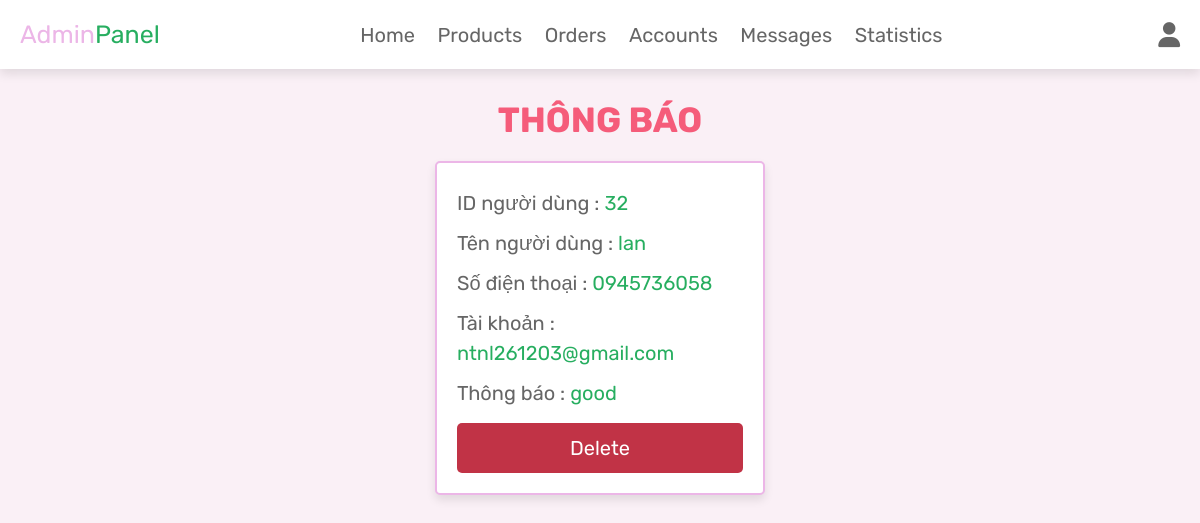
Page /admin_contacts.php (signed in) on the committed database.
### tables this page shows
CREATE TABLE `message` (
  `id` int(100) NOT NULL,
  `user_id` int(100) NOT NULL,
  `name` varchar(100) NOT NULL,
  `email` varchar(100) NOT NULL,
  `number` varchar(12) NOT NULL,
  `message` varchar(500) NOT NULL
);

### admin_contacts.php (the view, shortened to what this page needs)
<?php
@include 'config.php';
?>
<!DOCTYPE html>
<html lang="en">
<head>
   <link rel="stylesheet" href="https://cdnjs.cloudflare.com/ajax/libs/font-awesome/6.1.1/css/all.min.css">
   <link rel="stylesheet" href="css/admin_style.css">
</head>
<body>
<?php include 'admin_header.php'; ?>
<section class="messages">
   <h1 class="title">Thông báo</h1>
   <div class="box-container">
   <?php
      $select_message = $conn->prepare("SELECT * FROM `message`");
      $select_message->execute();
      if($select_message->rowCount() > 0){
         while($fetch_message = $select_message->fetch(PDO::FETCH_ASSOC)){
   ?>
   <div class="box">
      <p> ID người dùng : <span><?= $fetch_message['user_id']; ?></span> </p>
      <p> Tên người dùng : <span><?= $fetch_message['name']; ?></span> </p>
      <p> Số điện thoại : <span><?= $fetch_message['number']; ?></span> </p>
      <p> Tài khoản : <span><?= $fetch_message['email']; ?></span> </p>
      <p> Thông báo : <span><?= $fetch_message['message']; ?></span> </p>
      <a href="admin_contacts.php?delete=<?= $fetch_message['id']; ?>" onclick="return confirm('delete this message?');" class="delete-btn">delete</a>
   </div>
   <?php
         }
      }else{
         echo '<p class="empty">Bạn chưa có thông báo nào!</p>';
      }
   ?>
   </div>
</section>
</body>
</html>

### admin_style.css (style rules this page uses)
.messages .box-container { display: grid; grid-template-columns: repeat(auto-fit, 33rem); gap:1.5rem; align-items: flex-start; justify-content:center; }
.messages .box-container .box { border:var(--border); box-shadow: var(--box-shadow); background-color: var(--white); border-radius: .5rem; padding:2rem; }
.messages .box-container .box p { line-height: 1.5; padding:.5rem 0; font-size: 2rem; color:var(--light-color); }
.messages .box-container .box p span { color:var(--green); }

### components.css (style rules this page uses)
:root { --green:#27ae60; --orange:#f39c12; --red:#e74c3c; --black:hsl(305, 58%, 82%);; --light-color:#666; --white:#fff; --light-bg:#f6f6f6; --border:.2rem solid var(--black); --box-shadow:0 .5rem 1rem rgba(0,0,0,.1); --purple:#800080; }
* { font-family: 'Rubik', sans-serif; margin:0; padding:0; box-sizing: border-box; outline: none; border:none; text-decoration: none; color:var(--black); }
body { background-color: var(--light-color) ; }
html { font-size: 62.5%; overflow-x: hidden; scroll-behavior: smooth; scroll-padding-top: 6.5rem; }
section { padding:3rem 2rem; max-width: 1200px; margin:0 auto; }
.btn, .delete-btn, .option-btn { display: block; width: 100%; margin-top: 1rem; border-radius: .5rem; color:var(--white); font-size: 2rem; padding:1.3rem 3rem; text-transform: capitalize; cursor: pointer; text-align: center; }
.delete-btn { background-color: var(--red); }
.title { text-align: center; margin-bottom: 2rem; text-transform: uppercase; color:var(--green); font-size: 3.5rem; }

### admin_contacts.php (style rules this page uses)
* { font-family: 'Rubik', sans-serif; margin: 0; padding: 0; box-sizing: border-box; outline: none; border: none; text-decoration: none; color: #333; }
body { background-color: #FAF0F6; }
section { padding: 3rem 2rem; max-width: 1200px; margin: 0 auto; }
.title { text-align: center; margin-bottom: 2rem; text-transform: uppercase; color: #f55c7a; font-size: 3.5rem; }
.box-container { display: grid; grid-template-columns: repeat(auto-fit, 33rem); gap: 1.5rem; justify-content: center; }
.box { border: 0.2rem solid #333; box-shadow: 0 0.5rem 1rem rgba(0, 0, 0, 0.1); background-color: #fff; border-radius: 0.5rem; padding: 2rem; }
.box p { line-height: 1.5; padding: 0.5rem 0; font-size: 2rem; color: #333; }
.box p span { color: #f55c7a; }
.delete-btn { display: block; width: 100%; margin-top: 1rem; border-radius: 0.5rem; background-color: #c13346; color: #fff; font-size: 2rem; padding: 1.3rem 3rem; text-transform: capitalize; text-align: center; cursor: pointer; }

### admin_header.php (style rules this page uses)
.btn, .delete-btn, { display: block; width: 100%; margin-top: 1rem; border-radius: .5rem; color:var(--white); font-size: 2rem; padding:1.3rem 3rem; text-transform: capitalize; cursor: pointer; text-align: center; }

### rows in the picture
message: user "32", name "lan", number "0945736058", email "ntnl261203@gmail.com", message "good"
